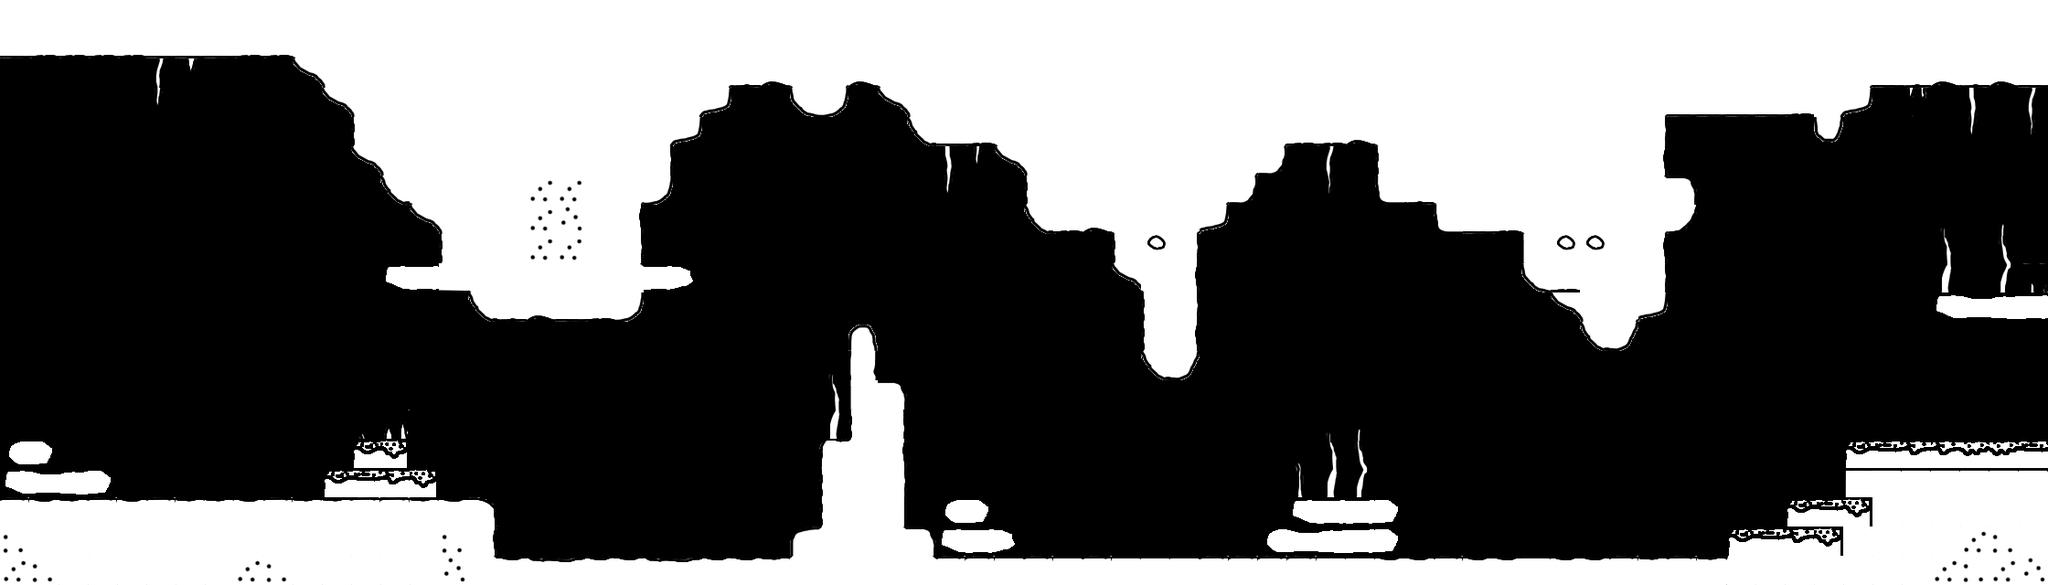

This is a level from a 2D game, rendered from its Tiled map with the project's own tilesets. A one-line summary and the map file follow, with tile-layer data summarised:
An orthogonal 70x20 tile map with 32x32 px tiles, 1 tile layer (collision) and 5 objects (spawn, End, platform).

<map version="1.9" tiledversion="1.9.2" orientation="orthogonal" renderorder="right-down" width="70" height="20" tilewidth="32" tileheight="32" infinite="0" nextlayerid="13" nextobjectid="21">
 <editorsettings>
  <export target="../public/assets/level_4_tiles.json" format="json" />
 </editorsettings>
 <tileset firstgid="1" name="titles_01" tilewidth="32" tileheight="32" tilecount="140" columns="20">
  <image source="titles_01.png" width="640" height="224" />
  <tile id="0">
   <properties>
    <property name="collides" type="bool" value="true" />
   </properties>
  </tile>
  <tile id="1">
   <properties>
    <property name="collides" type="bool" value="true" />
   </properties>
  </tile>
  <tile id="2">
   <properties>
    <property name="collides" type="bool" value="true" />
   </properties>
  </tile>
  <tile id="3">
   <properties>
    <property name="collides" type="bool" value="true" />
   </properties>
  </tile>
  <tile id="4">
   <properties>
    <property name="collides" type="bool" value="true" />
   </properties>
  </tile>
  <tile id="5">
   <properties>
    <property name="collides" type="bool" value="true" />
   </properties>
  </tile>
  <tile id="6">
   <properties>
    <property name="collides" type="bool" value="true" />
   </properties>
  </tile>
  <tile id="7">
   <properties>
    <property name="collides" type="bool" value="true" />
   </properties>
  </tile>
  <tile id="8">
   <properties>
    <property name="collides" type="bool" value="true" />
   </properties>
  </tile>
  <tile id="9">
   <properties>
    <property name="collides" type="bool" value="true" />
   </properties>
  </tile>
  <tile id="10">
   <properties>
    <property name="collides" type="bool" value="true" />
   </properties>
  </tile>
  <tile id="20">
   <properties>
    <property name="collides" type="bool" value="true" />
   </properties>
  </tile>
  <tile id="21">
   <properties>
    <property name="collides" type="bool" value="true" />
   </properties>
  </tile>
  <tile id="22">
   <properties>
    <property name="collides" type="bool" value="true" />
    <property name="kills" type="bool" value="true" />
   </properties>
  </tile>
  <tile id="24">
   <properties>
    <property name="collides" type="bool" value="true" />
    <property name="kills" type="bool" value="true" />
   </properties>
  </tile>
  <tile id="25">
   <properties>
    <property name="collides" type="bool" value="true" />
    <property name="kills" type="bool" value="true" />
   </properties>
  </tile>
  <tile id="26">
   <properties>
    <property name="collides" type="bool" value="true" />
   </properties>
  </tile>
  <tile id="27">
   <properties>
    <property name="collides" type="bool" value="true" />
   </properties>
  </tile>
  <tile id="28">
   <properties>
    <property name="collides" type="bool" value="true" />
   </properties>
  </tile>
  <tile id="29">
   <properties>
    <property name="collides" type="bool" value="true" />
   </properties>
  </tile>
  <tile id="30">
   <properties>
    <property name="collides" type="bool" value="true" />
   </properties>
  </tile>
  <tile id="31">
   <properties>
    <property name="collides" type="bool" value="true" />
   </properties>
  </tile>
  <tile id="32">
   <properties>
    <property name="collides" type="bool" value="true" />
   </properties>
  </tile>
  <tile id="33">
   <properties>
    <property name="collides" type="bool" value="true" />
   </properties>
  </tile>
  <tile id="40">
   <properties>
    <property name="collides" type="bool" value="true" />
   </properties>
  </tile>
  <tile id="41">
   <properties>
    <property name="collides" type="bool" value="true" />
   </properties>
  </tile>
  <tile id="42">
   <properties>
    <property name="collides" type="bool" value="true" />
   </properties>
  </tile>
  <tile id="43">
   <properties>
    <property name="collides" type="bool" value="true" />
   </properties>
  </tile>
  <tile id="44">
   <properties>
    <property name="collides" type="bool" value="true" />
    <property name="kills" type="bool" value="true" />
   </properties>
  </tile>
  <tile id="45">
   <properties>
    <property name="collides" type="bool" value="true" />
    <property name="kills" type="bool" value="true" />
   </properties>
  </tile>
  <tile id="46">
   <properties>
    <property name="collides" type="bool" value="true" />
   </properties>
  </tile>
  <tile id="47">
   <properties>
    <property name="collides" type="bool" value="true" />
   </properties>
  </tile>
  <tile id="48">
   <properties>
    <property name="collides" type="bool" value="true" />
   </properties>
  </tile>
  <tile id="49">
   <properties>
    <property name="collides" type="bool" value="true" />
   </properties>
  </tile>
  <tile id="50">
   <properties>
    <property name="collides" type="bool" value="true" />
   </properties>
  </tile>
  <tile id="51">
   <properties>
    <property name="collides" type="bool" value="true" />
   </properties>
  </tile>
  <tile id="52">
   <properties>
    <property name="collides" type="bool" value="true" />
   </properties>
  </tile>
  <tile id="53">
   <properties>
    <property name="collides" type="bool" value="true" />
   </properties>
  </tile>
  <tile id="60">
   <properties>
    <property name="collides" type="bool" value="true" />
   </properties>
  </tile>
  <tile id="61">
   <properties>
    <property name="collides" type="bool" value="true" />
   </properties>
  </tile>
  <tile id="62">
   <properties>
    <property name="collides" type="bool" value="true" />
   </properties>
  </tile>
  <tile id="63">
   <properties>
    <property name="collides" type="bool" value="true" />
   </properties>
  </tile>
  <tile id="64">
   <properties>
    <property name="collides" type="bool" value="true" />
   </properties>
  </tile>
  <tile id="65">
   <properties>
    <property name="collides" type="bool" value="true" />
   </properties>
  </tile>
  <tile id="66">
   <properties>
    <property name="collides" type="bool" value="true" />
    <property name="kills" type="bool" value="true" />
   </properties>
  </tile>
  <tile id="68">
   <properties>
    <property name="collides" type="bool" value="true" />
    <property name="kills" type="bool" value="true" />
   </properties>
  </tile>
  <tile id="69">
   <properties>
    <property name="collides" type="bool" value="true" />
    <property name="kills" type="bool" value="true" />
   </properties>
  </tile>
  <tile id="70">
   <properties>
    <property name="collides" type="bool" value="true" />
    <property name="kills" type="bool" value="true" />
   </properties>
  </tile>
  <tile id="76">
   <properties>
    <property name="collides" type="bool" value="true" />
   </properties>
  </tile>
  <tile id="77">
   <properties>
    <property name="collides" type="bool" value="true" />
   </properties>
  </tile>
  <tile id="78">
   <properties>
    <property name="collides" type="bool" value="true" />
   </properties>
  </tile>
  <tile id="79">
   <properties>
    <property name="collides" type="bool" value="true" />
   </properties>
  </tile>
  <tile id="80">
   <properties>
    <property name="collides" type="bool" value="true" />
   </properties>
  </tile>
  <tile id="81">
   <properties>
    <property name="collides" type="bool" value="true" />
   </properties>
  </tile>
  <tile id="82">
   <properties>
    <property name="collides" type="bool" value="true" />
   </properties>
  </tile>
  <tile id="83">
   <properties>
    <property name="collides" type="bool" value="true" />
   </properties>
  </tile>
  <tile id="84">
   <properties>
    <property name="collides" type="bool" value="true" />
   </properties>
  </tile>
  <tile id="85">
   <properties>
    <property name="collides" type="bool" value="true" />
   </properties>
  </tile>
  <tile id="86">
   <properties>
    <property name="collides" type="bool" value="true" />
    <property name="kills" type="bool" value="true" />
   </properties>
  </tile>
  <tile id="87">
   <properties>
    <property name="collides" type="bool" value="true" />
    <property name="kills" type="bool" value="true" />
   </properties>
  </tile>
  <tile id="88">
   <properties>
    <property name="collides" type="bool" value="true" />
    <property name="kills" type="bool" value="true" />
   </properties>
  </tile>
  <tile id="89">
   <properties>
    <property name="collides" type="bool" value="true" />
    <property name="kills" type="bool" value="true" />
   </properties>
  </tile>
  <tile id="90">
   <properties>
    <property name="collides" type="bool" value="true" />
    <property name="kills" type="bool" value="true" />
   </properties>
  </tile>
  <tile id="96">
   <properties>
    <property name="collides" type="bool" value="true" />
   </properties>
  </tile>
  <tile id="97">
   <properties>
    <property name="collides" type="bool" value="true" />
   </properties>
  </tile>
  <tile id="98">
   <properties>
    <property name="collides" type="bool" value="true" />
   </properties>
  </tile>
  <tile id="99">
   <properties>
    <property name="collides" type="bool" value="true" />
   </properties>
  </tile>
  <tile id="100">
   <properties>
    <property name="collides" type="bool" value="true" />
   </properties>
  </tile>
  <tile id="101">
   <properties>
    <property name="collides" type="bool" value="true" />
   </properties>
  </tile>
  <tile id="102">
   <properties>
    <property name="collides" type="bool" value="true" />
   </properties>
  </tile>
  <tile id="103">
   <properties>
    <property name="collides" type="bool" value="true" />
   </properties>
  </tile>
  <tile id="104">
   <properties>
    <property name="collides" type="bool" value="true" />
   </properties>
  </tile>
  <tile id="105">
   <properties>
    <property name="collides" type="bool" value="true" />
   </properties>
  </tile>
  <tile id="106">
   <properties>
    <property name="collides" type="bool" value="true" />
    <property name="kills" type="bool" value="true" />
   </properties>
  </tile>
  <tile id="107">
   <properties>
    <property name="collides" type="bool" value="true" />
    <property name="kills" type="bool" value="true" />
   </properties>
  </tile>
  <tile id="108">
   <properties>
    <property name="collides" type="bool" value="true" />
    <property name="kills" type="bool" value="true" />
   </properties>
  </tile>
  <tile id="110">
   <properties>
    <property name="collides" type="bool" value="true" />
    <property name="kills" type="bool" value="true" />
   </properties>
  </tile>
  <tile id="116">
   <properties>
    <property name="collides" type="bool" value="true" />
   </properties>
  </tile>
  <tile id="117">
   <properties>
    <property name="collides" type="bool" value="true" />
   </properties>
  </tile>
  <tile id="118">
   <properties>
    <property name="collides" type="bool" value="true" />
   </properties>
  </tile>
  <tile id="119">
   <properties>
    <property name="collides" type="bool" value="true" />
   </properties>
  </tile>
  <tile id="120">
   <properties>
    <property name="collides" type="bool" value="true" />
   </properties>
  </tile>
  <tile id="121">
   <properties>
    <property name="collides" type="bool" value="true" />
   </properties>
  </tile>
  <tile id="122">
   <properties>
    <property name="collides" type="bool" value="true" />
   </properties>
  </tile>
  <tile id="123">
   <properties>
    <property name="collides" type="bool" value="true" />
   </properties>
  </tile>
  <tile id="124">
   <properties>
    <property name="collides" type="bool" value="true" />
   </properties>
  </tile>
  <tile id="125">
   <properties>
    <property name="collides" type="bool" value="true" />
   </properties>
  </tile>
  <tile id="126">
   <properties>
    <property name="collides" type="bool" value="true" />
    <property name="kills" type="bool" value="true" />
   </properties>
  </tile>
  <tile id="127">
   <properties>
    <property name="collides" type="bool" value="true" />
    <property name="kills" type="bool" value="true" />
   </properties>
  </tile>
  <tile id="128">
   <properties>
    <property name="collides" type="bool" value="true" />
    <property name="kills" type="bool" value="true" />
   </properties>
  </tile>
  <tile id="129">
   <properties>
    <property name="collides" type="bool" value="true" />
    <property name="kills" type="bool" value="true" />
   </properties>
  </tile>
  <tile id="130">
   <properties>
    <property name="collides" type="bool" value="true" />
    <property name="kills" type="bool" value="true" />
   </properties>
  </tile>
  <tile id="131">
   <properties>
    <property name="collides" type="bool" value="true" />
    <property name="kills" type="bool" value="true" />
   </properties>
  </tile>
  <tile id="132">
   <properties>
    <property name="collides" type="bool" value="true" />
    <property name="kills" type="bool" value="true" />
   </properties>
  </tile>
  <tile id="133">
   <properties>
    <property name="collides" type="bool" value="true" />
    <property name="kills" type="bool" value="true" />
   </properties>
  </tile>
  <tile id="134">
   <properties>
    <property name="collides" type="bool" value="true" />
    <property name="kills" type="bool" value="true" />
   </properties>
  </tile>
  <tile id="136">
   <properties>
    <property name="collides" type="bool" value="true" />
   </properties>
  </tile>
  <tile id="137">
   <properties>
    <property name="collides" type="bool" value="true" />
   </properties>
  </tile>
  <tile id="138">
   <properties>
    <property name="collides" type="bool" value="true" />
   </properties>
  </tile>
  <tile id="139">
   <properties>
    <property name="collides" type="bool" value="true" />
   </properties>
  </tile>
 </tileset>
 <layer id="1" name="collision" width="70" height="20">
  <data>[1400 cells, 654 non-empty, 79 distinct tile ids]</data>
 </layer>
 <objectgroup id="10" name="SeeMonster">
  <object id="11" x="797.818" y="576.818">
   <point />
  </object>
  <object id="13" x="1294.18" y="562.273">
   <point />
  </object>
 </objectgroup>
 <objectgroup id="2" name="Spawn">
  <object id="2" name="spawn" x="76.8001" y="363.097" width="79.2079" height="16.8317" />
 </objectgroup>
 <objectgroup id="5" name="End">
  <object id="5" name="End" x="2160.27" y="420.536" width="25" height="22" />
 </objectgroup>
 <objectgroup id="11" name="Platforms">
  <object id="15" name="platform" x="1551.36" y="486.364" width="370" height="22.7273">
   <properties>
    <property name="size" value="platform_small" />
    <property name="speed" type="int" value="50" />
    <property name="threshold" type="int" value="210" />
   </properties>
  </object>
 </objectgroup>
 <objectgroup id="12" name="Balls" />
</map>
